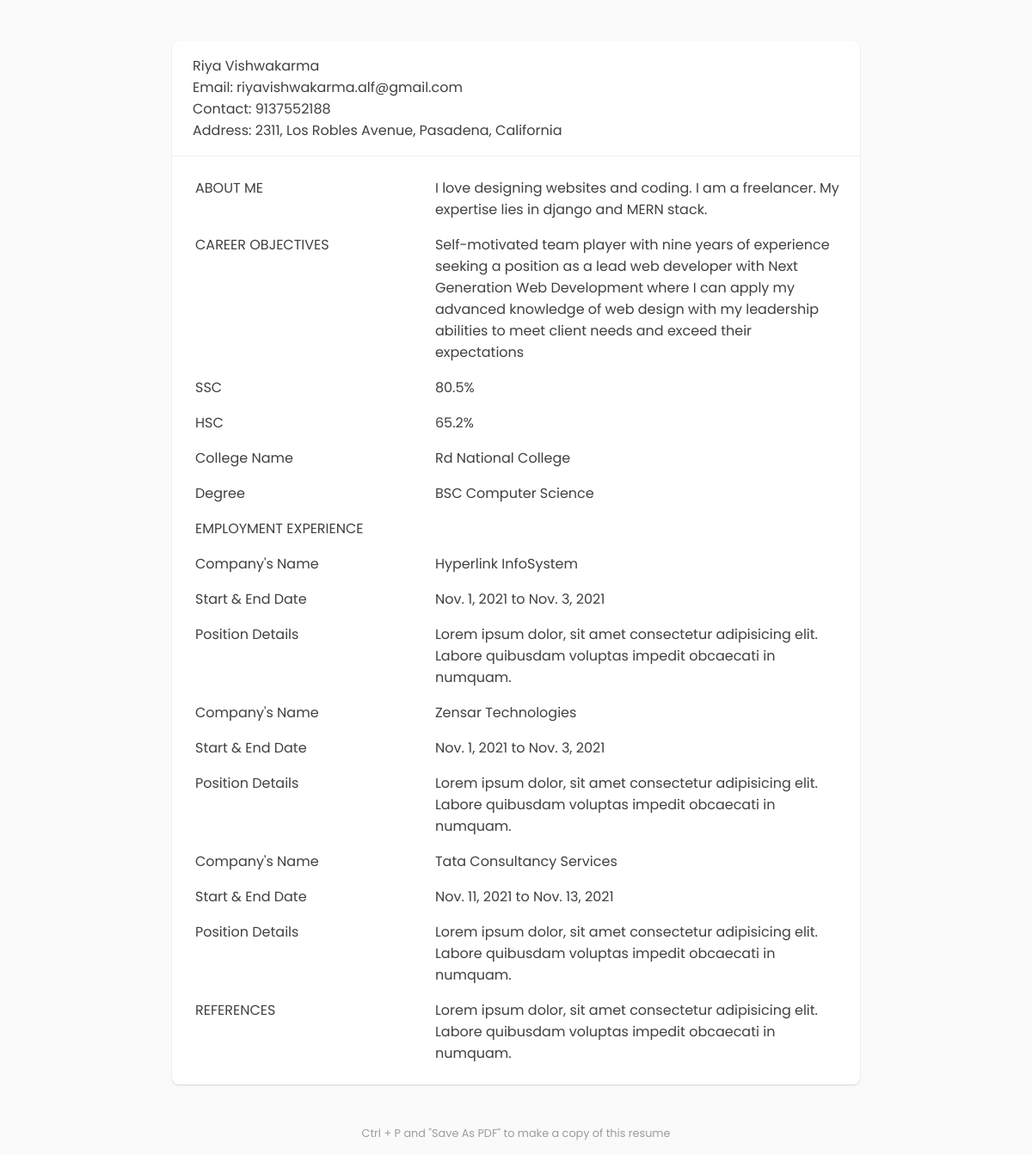
The app's page /resume/ (signed in) with its own data.
### Resume/models.py (models this page shows, shortened)
class createResume(models.Model):
    name=models.CharField(max_length=122)
    address=models.TextField(max_length=500)
    phone=models.CharField(max_length=12)
    email=models.CharField(max_length=122)
    aboutyou=models.TextField(max_length=1000)
    careerobj=models.TextField(max_length=500)
    ssc=models.CharField(max_length= 10)
    hsc=models.CharField(max_length= 10)
    college=models.CharField(max_length= 100)
    degree=models.CharField(max_length= 100)
    cgpa=models.CharField(max_length= 10)
    comname3=models.CharField(max_length=500,blank=True)
    j3sd=models.DateField(blank=True, null=True)
    j3ed=models.DateField(blank=True, null=True)
    positiondet3=models.TextField(max_length=500)
    comname2=models.CharField(max_length=500,blank=True)
    j2sd=models.DateField(blank=True, null=True)
    j2ed=models.DateField(blank=True, null=True)
    positiondet2=models.TextField(max_length=500)
    comname1=models.CharField(max_length=500,blank=True)
    j1sd=models.DateField(blank=True, null=True)
    j1ed=models.DateField(blank=True, null=True)
    positiondet1=models.TextField(max_length=500)
    references=models.TextField(max_length=600)
    user=models.ForeignKey(User, on_delete=models.CASCADE)
    template=models.CharField(max_length=122)

### Resume/views.py (the view)
# urls.py: path("resume/",views.resume,name="resume"),
def resume(request):
    try:
        print("hello")
        resume_info = createResume.objects.filter(user = request.user).first()
        print(resume_info.__dict__)
        context = {"resume_info": resume_info}
        return render(request, "resume.html", context)
    except Exception as e:
        print(e)
        print("hello2")
        return render(request, "resume.html")

### templates/resume.html (shortened to what this page needs)
{% load static %}
<html>
<head>
</head>
<body>
    <div class="resume">
        {% if resume_info.name %}
        <p>{{resume_info.name}}</p>
        {% endif %} {% if resume_info.email %}
        <p>Email: {{resume_info.email}}</p>
        {% endif %} {% if resume_info.phone %}
        <p>Contact: {{resume_info.phone}}</p>
        {% endif %}{% if resume_info.address %}
        <p>Address: {{resume_info.address}}</p>
        {% endif %}
        <div class="line-break"></div>
        {% if resume_info.aboutyou%}
        <div class="resume-group">
            <div class="left-col">
                <p>ABOUT ME</p>
            </div>
            <div class="right-col">
                <p>{{resume_info.aboutyou}}</p>
            </div>
        </div>
        {% endif %} {% if resume_info.careerobj %}
        <div class="resume-group">
            <div class="left-col">
                <p>CAREER OBJECTIVES</p>
            </div>
            <div class="right-col">
                <p>{{resume_info.careerobj}}</p>
            </div>
        </div>
        {% endif %} {% if resume_info.ssc %}
        <div class="resume-group">
            <div class="left-col">
                <p>SSC</p>
            </div>
            <div class="right-col">
                <p>{{resume_info.ssc}}%</p>
            </div>
        </div>
        {% endif %} {% if resume_info.hsc %}
        <div class="resume-group">
            <div class="left-col">
                <p>HSC</p>
            </div>
            <div class="right-col">
                <p>{{resume_info.hsc}}%</p>
            </div>
        </div>
        {% endif %} {% if resume_info.college %}
        <div class="resume-group">
            <div class="left-col">
                <p>College Name</p>
            </div>
            <div class="right-col">
                <p>{{resume_info.college}}</p>
            </div>
        </div>
        {% endif %} {% if resume_info.degree %}
        <div class="resume-group">
            <div class="left-col">
                <p>Degree</p>
            </div>
            <div class="right-col">
                <p>{{resume_info.degree}}</p>
            </div>
        </div>
        {% endif %}
        <div class="resume-group">
            <div class="left-col">
                <p>EMPLOYMENT EXPERIENCE</p>
            </div>
            <div class="right-col">
            </div>
        </div>
        {% if resume_info.comname3 %}
        <div class="resume-group">
            <div class="left-col">
                <p>Company's Name</p>
            </div>
            <div class="right-col">
                <p>{{resume_info.comname3}}</p>
            </div>
        </div>
        {% endif %} {% if resume_info.j3sd %}
        <div class="resume-group">
            <div class="left-col">
                <p>Start & End Date</p>
            </div>
            <div class="right-col">
                <p>{{resume_info.j3sd}} to {{resume_info.j3ed}}</p>
            </div>
        </div>
        {% endif %} {% if resume_info.positiondet3 %}
        <div class="resume-group">
            <div class="left-col">
                <p>Position Details</p>
            </div>
            <div class="right-col">
                <p>{{resume_info.positiondet3}}</p>
            </div>
        </div>
        {% endif %} {% if resume_info.comname2 %}
        <div class="resume-group">
            <div class="left-col">
                <p>Company's Name</p>
            </div>
            <div class="right-col">
                <p>{{resume_info.comname2}}</p>
            </div>
        </div>
        {% endif %} {% if resume_info.j2sd %}
        <div class="resume-group">
            <div class="left-col">
                <p>Start & End Date</p>
            </div>
            <div class="right-col">
                <p>{{resume_info.j2sd}} to {{resume_info.j2ed}}</p>
            </div>
        </div>
        {% endif %} {% if resume_info.positiondet2 %}
        <div class="resume-group">
            <div class="left-col">
                <p>Position Details</p>
            </div>
            <div class="right-col">
                <p>{{resume_info.positiondet2}}</p>
            </div>
        </div>
        {% endif %} {% if resume_info.comname1 %}
        <div class="resume-group">
            <div class="left-col">
                <p>Company's Name</p>
            </div>
            <div class="right-col">
                <p>{{resume_info.comname1}}</p>
            </div>
        </div>
        {% endif %} {% if resume_info.j1sd %}
        <div class="resume-group">
            <div class="left-col">
                <p>Start & End Date</p>
            </div>
            <div class="right-col">
                <p>{{resume_info.j1sd}} to {{resume_info.j1ed}}</p>
            </div>
        </div>
        {% endif %} {% if resume_info.positiondet1 %}
        <div class="resume-group">
            <div class="left-col">
                <p>Position Details</p>
            </div>
            <div class="right-col">
                <p>{{resume_info.positiondet1}}</p>
            </div>
        </div>
        {% endif %}
        <div class="resume-group">
            <div class="left-col">
                <p>REFERENCES</p>
            </div>
            <div class="right-col">
                <p>{% if resume_info.references %}{{resume_info.references}}{% else %}Available upon request{% endif %}</p>
            </div>
        </div>
    </div>
    <div class="instructions">Ctrl + P and "Save As PDF" to make a copy of this resume</div>
</body>
</html>

### templates/resume.html (style rules this page uses)
body { font-family: 'Poppins', sans-serif; background: #fafafa; color: rgba(0, 0, 0, 0.75); }
h1, p { box-sizing: border-box; margin: 0px; padding: 0px 24px; }
.line-break { width: 100%; height: 1px; margin: 16px auto; border-bottom: 1px solid #eee; }
.resume { border-radius: 8px; box-sizing: border-box; display: flex; flex-direction: column; max-width: 800px; margin: 48px auto; padding: 16px 0px; background: white; box-shadow: 0 1px 3px rgba(0, 0, 0, 0.02), 0 1px 2px rgba(0, 0, 0, 0.14); }
.resume-group { box-sizing: border-box; padding: 8px 0px; width: 100%; display: flex; border-left: 3px solid transparent; transition: 0.2s; }
.left-col { width: 35%; }
.right-col { width: 65%; }
.instructions { opacity: 0.5; text-align: center; font-size: 0.8rem; margin: 16px auto; }

### records on screen
createResume: name "Riya Vishwakarma", email "riyavishwakarma.alf@gmail.com", phone "9137552188", address "2311, Los Robles Avenue, Pasadena, California", aboutyou "I love designing websites and coding. I am a freelancer. My expertise lies in django and MERN stack.", careerobj "Self-motivated team player with nine years of experience seeking a position as a lead web developer with Next Generation Web Development where I can apply my advanced knowledge of web design with my leadership abilities to meet client needs and exceed their expectations", ssc "80.5", hsc "65.2", college "Rd National College", degree "BSC Computer Science", comname3 "Hyperlink InfoSystem", j3sd "Nov. 1, 2021", j3ed "Nov. 3, 2021", positiondet3 "Lorem ipsum dolor, sit amet consectetur adipisicing elit. Labore quibusdam voluptas impedit obcaecati in numquam.", comname2 "Zensar Technologies", j2sd "Nov. 1, 2021", j2ed "Nov. 3, 2021", positiondet2 "Lorem ipsum dolor, sit amet consectetur adipisicing elit. Labore quibusdam voluptas impedit obcaecati in numquam.", comname1 "Tata Consultancy Services", j1sd "Nov. 11, 2021", j1ed "Nov. 13, 2021", positiondet1 "Lorem ipsum dolor, sit amet consectetur adipisicing elit. Labore quibusdam voluptas impedit obcaecati in numquam.", references "Lorem ipsum dolor, sit amet consectetur adipisicing elit. Labore quibusdam voluptas impedit obcaecati in numquam."
